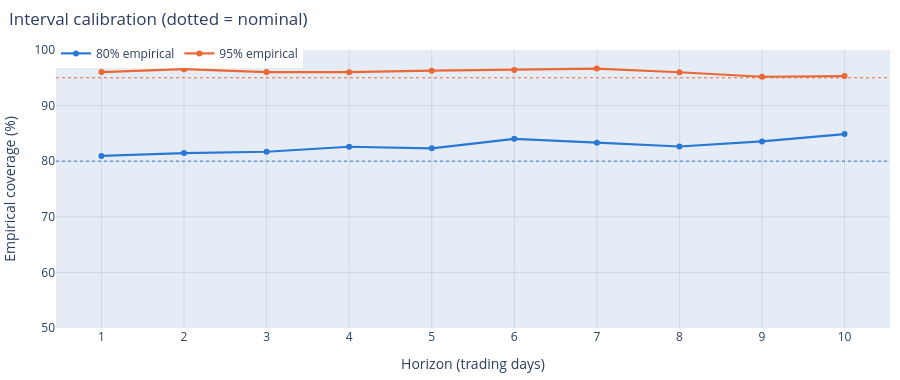
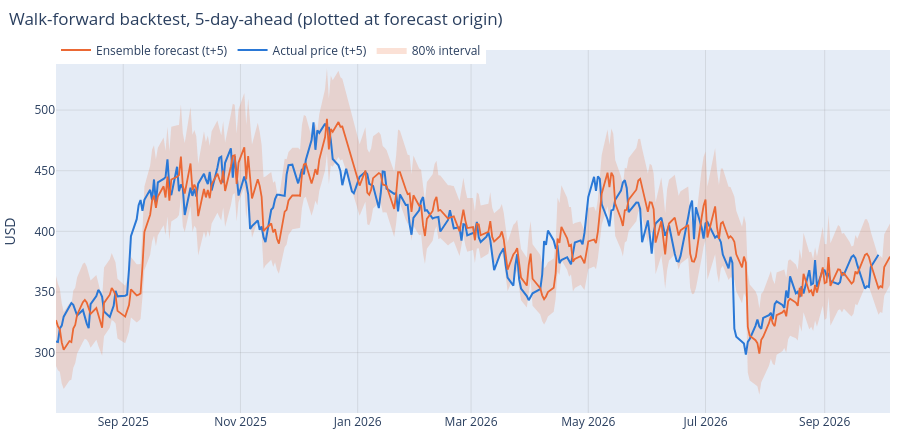

These figures' notebook cell, in order:
### Markdown cell above
## 7 · Calibrated uncertainty: volatility-normalised, rolling conformal intervals

A point forecast for a stock is nearly worthless without a range. Residuals are standardised by `EWMA volatility × √h`, and the **empirical conformal quantiles** of those standardised residuals (rolling 400 realised origins, finite-sample corrected, asymmetric lower/upper) give 80 % and 95 % intervals that **widen automatically in turbulent regimes**. Calibration uses only residuals realised before each origin.

### Code cell
plots.calibration_chart(pipe.coverage).show()
cov = pipe.coverage.pivot(index="horizon", columns="level", values="empirical_coverage")
cov.columns = [f"{int(c * 100)}% nominal" for c in cov.columns]
display((cov * 100).round(1).T.style.format("{:.1f}").set_caption("Empirical coverage (%) of out-of-sample outcomes"))
plots.backtest_chart(bt, oof, 5, last_n=300).show()

### Figure 1 — Plotly figure (JSON) as saved in the notebook; plotly's stock layout.template omitted (floating-point values rounded to 4 significant figures)
{"data": [{"line": {"color": "#2a78d6", "width": 2.2}, "mode": "lines+markers", "name": "80% empirical", "type": "scatter", "x": [1, 2, 3, 4, 5, 6, 7, 8, 9, 10], "y": [80.95, 81.46, 81.7, 82.6, 82.31, 84.02, 83.33, 82.64, 83.56, 84.87]}, {"line": {"color": "#eb6834", "width": 2.2}, "mode": "lines+markers", "name": "95% empirical", "type": "scatter", "x": [1, 2, 3, 4, 5, 6, 7, 8, 9, 10], "y": [96.03, 96.56, 96.02, 96.02, 96.28, 96.4, 96.67, 95.99, 95.19, 95.31]}], "layout": {"font": {"size": 12}, "height": 380, "hovermode": "x unified", "legend": {"orientation": "h", "x": 0, "y": 1.04}, "margin": {"b": 10, "l": 10, "r": 10, "t": 50}, "shapes": [{"line": {"color": "#2a78d6", "dash": "dot", "width": 1}, "type": "line", "x0": 0, "x1": 1, "xref": "x domain", "y0": 80.0, "y1": 80.0, "yref": "y"}, {"line": {"color": "#eb6834", "dash": "dot", "width": 1}, "type": "line", "x0": 0, "x1": 1, "xref": "x domain", "y0": 95.0, "y1": 95.0, "yref": "y"}], "title": {"text": "Interval calibration (dotted = nominal)", "x": 0.01}, "xaxis": {"dtick": 1, "gridcolor": "rgba(128,128,128,0.18)", "title": {"text": "Horizon (trading days)"}, "zeroline": false}, "yaxis": {"gridcolor": "rgba(128,128,128,0.18)", "range": [50, 100], "title": {"text": "Empirical coverage (%)"}, "zeroline": false}}}

### Figure 2 — Plotly figure (JSON) as saved in the notebook; plotly's stock layout.template omitted (floating-point values rounded to 4 significant figures; data arrays with more than 128 entries replaced by an {"elided": "..."} marker saying what was removed)
{"data": [{"hoverinfo": "skip", "line": {"width": 0}, "showlegend": false, "type": "scatter", "x": {"elided": "300 str values"}, "y": {"elided": "300 float values"}}, {"fill": "tonexty", "fillcolor": "rgba(235,104,52,0.20)", "hoverinfo": "skip", "line": {"width": 0}, "name": "80% interval", "type": "scatter", "x": {"elided": "300 str values"}, "y": {"elided": "300 float values"}}, {"line": {"color": "#2a78d6", "width": 2}, "name": "Actual price (t+5)", "type": "scatter", "x": {"elided": "300 str values"}, "y": {"elided": "300 float values"}}, {"line": {"color": "#eb6834", "width": 1.8}, "name": "Ensemble forecast (t+5)", "type": "scatter", "x": {"elided": "300 str values"}, "y": {"elided": "300 float values"}}], "layout": {"font": {"size": 12}, "height": 440, "hovermode": "x unified", "legend": {"orientation": "h", "x": 0, "y": 1.04}, "margin": {"b": 10, "l": 10, "r": 10, "t": 50}, "title": {"text": "Walk-forward backtest, 5-day-ahead (plotted at forecast origin)", "x": 0.01}, "xaxis": {"gridcolor": "rgba(128,128,128,0.18)", "zeroline": false}, "yaxis": {"gridcolor": "rgba(128,128,128,0.18)", "title": {"text": "USD"}, "zeroline": false}}}
